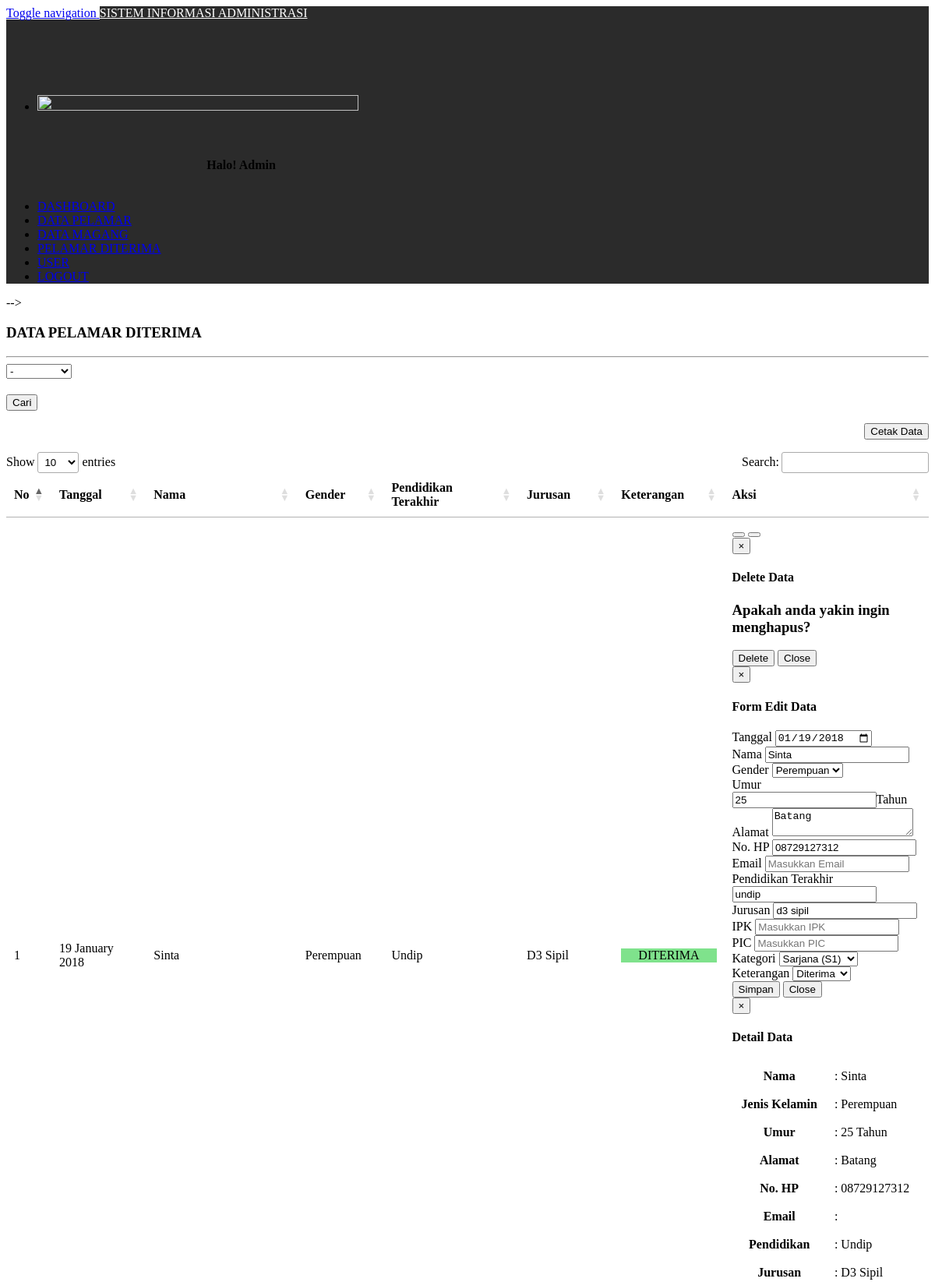
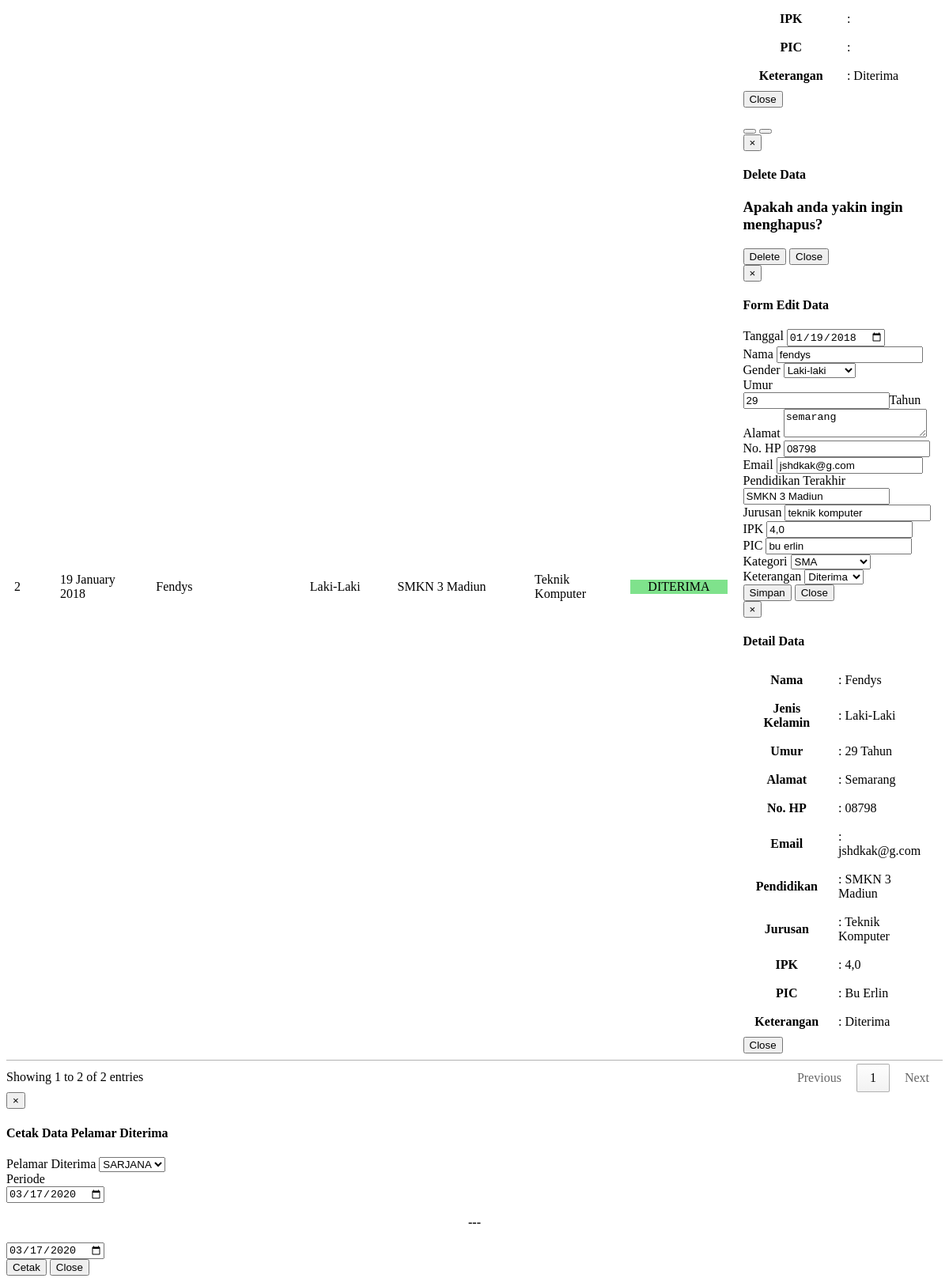
Page /diterima.php on the committed database (2 pictures, top to bottom).
### tables this page shows
CREATE TABLE `data` (
  `id_data` int(3) NOT NULL,
  `nama` varchar(50) NOT NULL,
  `jenis_kelamin` varchar(20) NOT NULL,
  `umur` int(10) NOT NULL,
  `alamat` varchar(100) NOT NULL,
  `no_hp` varchar(30) NOT NULL,
  `pendidikan` varchar(100) NOT NULL,
  `jurusan` varchar(30) NOT NULL,
  `ipk` varchar(10) NOT NULL,
  `pic` varchar(30) NOT NULL,
  `keterangan` varchar(255) NOT NULL,
  `jenis` varchar(20) NOT NULL,
  `tanggal` date NOT NULL,
  `email` varchar(100) NOT NULL
);

### diterima.php (the view, shortened to what this page needs)
<!DOCTYPE html>
<html>
<head>
</head>
<body>
	<!-- <?php include "menu.php";
	?> -->
	<div class="col-sm-10 col-sm-offset-2" id="content">
			<div class="panel_body">
			<h3><b>DATA PELAMAR DITERIMA </b></h3>
			<hr>
			<div class="col-sm-2" style="margin-bottom: 20px;">
				<form method="get">
					<select class="form-control" name="kategori">
						<option value="">-</option>
					</select>
			</div>
			<div class="col-sm-1">
					<button type="submit" class="btn btn-warning">Cari</button>
			</div>
			<div class="col-sm-9">
				<p align="right">
					<button class="btn btn-primary" data-toggle="modal" data-target="#myModal3"><span class="glyphicon glyphicon-print"></span> Cetak Data </button>
			</div>
		</div>
			<div class="table-responsive col-sm-12">
			<table class="table table-bordered" id="myTable">
				<thead>
					<tr>
						<th width="10"> No </th>
						<th width="80"> Tanggal </th>
						<th width="150"> Nama </th>
						<th width="70"> Gender </th>
						<th width="130"> Pendidikan Terakhir </th>
						<th width="80"> Jurusan </th>
						<th width="100"> Keterangan </th>
						<th width="60"> Aksi </th>
					</tr>
				</thead>
				<tbody>
					 <?php
			            include "koneksi.php";
			            $cari = $_GET['kategori'];
			            $i=1;
			            $query = " SELECT * FROM data where keterangan='diterima' and jenis like '%$cari%' order by tanggal desc";
			            $result = mysqli_query($connect, $query) or die (mysqli_error($connect));
			            while ($row = mysqli_fetch_array($result)){
			            ?>
					<tr>
						<td> <?php echo $i++; ?> </td>
						<td> <?php echo date('d F Y', strtotime($row['tanggal']));  ?> </td>
						<td style="text-transform: capitalize;"> <?php echo $row['nama']; ?> </td>
						<td style="text-transform: capitalize;"> <?php echo $row['jenis_kelamin']; ?></td>
						<td style="text-transform: capitalize;"> <?php echo $row['pendidikan']; ?> </td>
						<td style="text-transform: capitalize;"> <?php echo $row['jurusan']; ?> </td>
						<td style="text-transform: uppercase;"> <p style="background-color: #7fe28c; text-align: center;"><?php echo $row['keterangan']; ?></p> </td>
						<td>
							<button class="btn btn-info btn-sm" data-toggle="modal" data-toggle="tooltip" title="Detail" data-target="#detail<?php echo $row['id_data']; ?>" > <span class="glyphicon glyphicon-check"></span> </button>
							<button class="btn btn-danger btn-sm" data-toggle="modal" data-toggle="tooltip" title="Delete" data-target="#delete<?php echo $row['id_data']; ?>" > <span class="glyphicon glyphicon-trash"></span> </button>
							<?php include "button_data.php"; ?>
						</td>
					</tr>
					<?php } ?>
				</tbody>
			</table>
		</div>
	</div>
	<div class="modal fade" id="myModal3">
			<div class="modal-dialog">
				<div class="modal-content">
					<div class="modal-header">
						<button type="button" class="close" data-dismiss="modal">&times; </button>
						<h4 class="modal-title" id="myModalLabel"> Cetak Data Pelamar Diterima</h4>
					</div>
					<div class="modal-body">
						<form method="get" action="cetakdataditerima.php?jenis=<?php echo $jenis; ?>">
							<div class="form-group">
								<label> Pelamar Diterima </label>
								<select name="jenis" id="jenis" class="form-control" style="text-transform: uppercase;" >
									<?php
						            include "koneksi.php";
						            $query = " SELECT * FROM data group by jenis";
						            $result = mysqli_query($connect, $query) or die (mysqli_error($connect));
						            while ($row = mysqli_fetch_array($result)){
						            ?>
									<option  value="<?php echo $row['jenis']; ?>"><?php echo $row['jenis']; ?></option>
								<?php } ?>
								</select>
							</div>
							<div class="form-group">
								<label> Periode </label><br>
								<div class="col-sm-5" style="padding: 0px !important;">
									<input type="date" class="form-control" value="<?php echo date('Y-m-d'); ?>" name="tgl_awal">
								</div>
								<div class="col-sm-2">
									<p align="center"><b>---</b></p>
								</div>
								<div class="col-sm-5" style="padding: 0px !important;">
									<input type="date" class="form-control" value="<?php echo date('Y-m-d'); ?>" name="tgl_akhir">
								</div>
							</div>
					</div>
					<div class="modal-footer">
						<button type="submit" value="Cetak" class="btn btn-primary">Cetak</button>
						<button type="button" class="btn btn-default" data-dismiss="modal"> Close </button>
					</div>
				</div>
			</div>
		</div>
<link rel="stylesheet" href="https://cdn.datatables.net/1.10.16/css/jquery.dataTables.min.css">
</body>
</html>

### menu.php (shortened to what this page needs)
<body>
	<nav class="navbar navbar-default navbar-fixed-top" role="navigation">
			<div class="navbar-header">
				<a id="menu-toggle" href="#" class="navbar-toggle">
						<span class="sr-only">Toggle navigation</span>
				</a>
	  			<a class="navbar-brand" href="index.php" style="color: white; ">
	  				SISTEM INFORMASI ADMINISTRASI
	  			</a>
			</div>
			<div class="col-sm-2">
			<div id="sidebar-wrapper" class="sidebar-toggle">
				<ul class="sidebar-nav">
			    	<li>
			    		<img src="img/user.png" style="height: 60%; width: 60%;">
			    	</li>
			    	<p><b>Halo! Admin </b></p>
				  	<li>
				  		<a href="index.php"><span class="glyphicon glyphicon-home"></span> DASHBOARD</a>
				  	</li>
				  	<li>
				  		<a href="pelamar.php"><span class="glyphicon glyphicon-briefcase"></span> DATA PELAMAR </a>
				  	</li>
				  	<li>
				  		<a href="magang.php"><span class="glyphicon glyphicon glyphicon-tag"></span> DATA  MAGANG </a>
				  	</li>
				  	<li>
				  		<a href="diterima.php"><span class="glyphicon glyphicon glyphicon-list-alt"></span> PELAMAR DITERIMA </a>
				  	</li>
				  	<li>
				  		<a href="user.php"><span class="glyphicon glyphicon glyphicon-user"></span> USER </a>
				  	</li>
				  	<li>
				  		<a href="logout.php" id="logout"><span class="glyphicon glyphicon glyphicon-log-out"></span> LOGOUT </a>
				  	</li>
			  	</ul>
			</div>
	  	</div>
	</nav>
</body>
</html>

### button_data.php (shortened to what this page needs)
<div class="modal fade" id="delete<?php echo $row['id_data']; ?>">
			<div class="modal-dialog">
				<div class="modal-content">
					<div class="modal-header">
						<button type="button" class="close" data-dismiss="modal">&times; </button>
						<h4 class="modal-title" id="myModalLabel"> Delete Data</h4>
					</div>
					<div class="modal-body">
						<form method="POST" id="insert_form" action="proses_deletedata.php?id_data=<?php echo $row['id_data']; ?>">
							<h3>Apakah anda yakin ingin menghapus?</h3>
					</div>
					<div class="modal-footer">
						<input type="submit" name="delete" value="Delete" id="delete" class="btn btn-danger"/>
						<button type="button" class="btn btn-default" data-dismiss="modal"> Close </button>
					</div>
				</div>
			</div>
		</div>
<div class="modal fade" id="edit<?php echo $row['id_data']; ?>">
			<div class="modal-dialog">
				<div class="modal-content">
					<div class="modal-header">
						<button type="button" class="close" data-dismiss="modal">&times; </button>
						<h4 class="modal-title" id="myModalLabel"> Form Edit Data</h4>
					</div>
					<div class="modal-body">
						<?php
							$edit=mysqli_query($connect, "select * from data where id_data = '".$row['id_data']."'")or die (mysqli_error($connect));
							$erow=mysqli_fetch_array($edit);
						?>
						<form method="POST" id="insert_form" action="proses_editdata.php?id_data=<?php echo $row['id_data']; ?>">
							<div class="form-group">
								<label> Tanggal </label>
								<input class="form-control" type="date" value="<?php echo $erow['tanggal']; ?>" name="tanggal" placeholder="Masukkan Tanggal" required="" />
							</div>
							<div class="form-group">
								<label> Nama </label>
								<input class="form-control" type="text" value="<?php echo $erow['nama']; ?>" name="nama" placeholder="Masukkan Nama" required="" />
							</div>
							<div class="form-group">
								<label> Gender </label>
								<select class="form-control" name="jenis_kelamin" id="jenis_kelamin" required="">
									<option value="laki-laki" <?php $erow['jenis_kelamin']=='laki-laki' ? print "selected":"";?>> Laki-laki</option>
									<option value="perempuan" <?php $erow['jenis_kelamin']=='perempuan' ? print "selected":"";?>> Perempuan</option>
								</select>
							</div>
							<div class="form-group">
								<label> Umur </label>
								<div class="input-group">
									<input class="form-control" min="16" type="number" name="umur" placeholder="Masukkan Umur" required="" value="<?php echo $erow['umur'];?>" /><span class="input-group-addon">Tahun</span>
								</div>
							</div>
							<div class="form-group">
								<label> Alamat </label>
								<textarea class="form-control" rows="2" name="alamat" placeholder="Masukkan Alamat" required=""><?php echo $erow['alamat']; ?></textarea>
							</div>
							<div class="form-group">
								<label> No. HP </label>
								<input class="form-control" type="text" name="no_hp" value="<?php echo $erow['no_hp']; ?>" placeholder="Masukkan No. HP"  />
							</div>
							<div class="form-group">
								<label> Email </label>
								<input class="form-control" type="text" name="email" value="<?php echo $erow['email']; ?>" placeholder="Masukkan Email" />
							</div>
							<div class="form-group">
								<label> Pendidikan Terakhir </label>
								<input class="form-control" type="text" name="pendidikan" value="<?php echo $erow['pendidikan']; ?>" placeholder="Masukkan Pendidikan Terkahir" required="" />
							</div>
							<div class="form-group">
								<label> Jurusan</label>
								<input class="form-control" type="text" name="jurusan" value="<?php echo $erow['jurusan']; ?>" placeholder="Masukkan Jurusan" required="" />
							</div>
							<div class="form-group">
								<label> IPK </label>
								<input class="form-control" type="text" name="ipk" value="<?php echo $erow['ipk']; ?>" placeholder="Masukkan IPK"  />
							</div>
							<div class="form-group">
								<label> PIC </label>
								<input class="form-control" type="text" name="pic" value="<?php echo $erow['pic']; ?>" placeholder="Masukkan PIC"  />
							</div>
							<div class="form-group">
								<label> Kategori </label>
								<select class="form-control" name="jenis" id="jenis" required="">
									<option value="sarjana" <?php $erow['jenis']=='sarjana' ? print "selected":"";?> >Sarjana (S1)</option>
									<option value="sma" <?php $erow['jenis']=='sma' ? print "selected":"";?>>SMA</option>
								</select>
							</div>
							<div class="form-group">
								<label> Keterangan </label>
								<select class="form-control" name="keterangan" id="keterangan" >
									<option value="diterima" <?php $erow['keterangan']=='diterima' ? print "selected":"";?>> Diterima </option>
								</select>
							</div>
					</div>
					<div class="modal-footer">
						<input type="submit" name="simpan" value="Simpan" id="simpan" class="btn btn-primary"/ >
						<button type="button" class="btn btn-default" data-dismiss="modal"> Close </button>
					</div>
				</div>
			</div>
		</div>
<div class="modal fade" id="detail<?php echo $row['id_data']; ?>">
			<div class="modal-dialog">
				<div class="modal-content">
					<div class="modal-header">
						<button type="button" class="close" data-dismiss="modal">&times; </button>
						<h4 class="modal-title" id="myModalLabel"> Detail Data</h4>
					</div>
					<div class="modal-body">
						<?php
							$edit=mysqli_query($connect, "select * from data where id_data = '".$row['id_data']."'")or die (mysqli_error($connect));
							$erow=mysqli_fetch_array($edit);
						?>
					<table>
						<tbody>
							<tr>
								<th>Nama</th>
								<td style="text-transform: capitalize;"> : <?php echo $erow['nama']; ?></td>
							</tr>
							<tr>
								<th>Jenis Kelamin</th>
								<td style="text-transform: capitalize;"> : <?php echo $erow['jenis_kelamin']; ?></td>
							</tr>
							<tr>
								<th>Umur</th>
								<td style="text-transform: capitalize;"> : <?php echo $erow['umur']; ?> Tahun</td>
							</tr>
							<tr>
								<th>Alamat</th>
								<td style="text-transform: capitalize;"> : <?php echo $erow['alamat']; ?></td>
							</tr>
							<tr>
								<th>No. HP</th>
								<td> : <?php echo $erow['no_hp']; ?></td>
							</tr>
							<tr>
								<th>Email</th>
								<td> : <?php echo $erow['email']; ?></td>
							</tr>
							<tr>
								<th>Pendidikan</th>
								<td style="text-transform: capitalize;"> : <?php echo $erow['pendidikan']; ?></td>
							</tr>
							<tr>
								<th>Jurusan</th>
								<td style="text-transform: capitalize;"> : <?php echo $erow['jurusan']; ?></td>
							</tr>
							<tr>
								<th>IPK </th>
								<td> : <?php echo $erow['ipk']; ?></td>
							</tr>
							<tr>
								<th>PIC</th>
								<td style="text-transform: capitalize;"> : <?php echo $erow['pic']; ?></td>
							</tr>
							<tr>
								<th>Keterangan</th>
								<td style="text-transform: capitalize;"> : <?php echo $erow['keterangan']; ?></td>
							</tr>
						</tbody>
					</table>
					<div class="modal-footer">
						<button type="button" class="btn btn-default" data-dismiss="modal"> Close </button>
					</div>
				</div>
			</div>
		</div>

### menu.php (style rules this page uses)
#sidebar-wrapper p { color: black; font-weight: bold; font-size: 16px; margin:5% 0 3% 19%; }
#sidebar-wrapper img { margin-top: 7%; }
.navbar { background-color: #2b2b2b; border: none; border-radius: 0px; margin:0px !important; }
#menu-toggle { background: white; }

### rows in the picture
data: tanggal "19 January 2018", nama "Sinta", jenis_kelamin "Perempuan", pendidikan "Undip", jurusan "D3 Sipil", keterangan "DITERIMA", tanggal "01/19/2018", umur "25", alamat "Batang", no_hp "08729127312", pendidikan "undip", jurusan "d3 sipil", keterangan "Diterima"
data: tanggal "19 January 2018", nama "Fendys", jenis_kelamin "Laki-Laki", pendidikan "SMKN 3 Madiun", jurusan "Teknik Komputer", keterangan "DITERIMA", tanggal "01/19/2018", nama "fendys", umur "29", alamat "semarang", no_hp "08798", email "jshdkak@g.com", jurusan "teknik komputer", ipk "4,0", pic "bu erlin", alamat "Semarang", pic "Bu Erlin", keterangan "Diterima"

### other values in the picture
form field jenis "sarjana"
